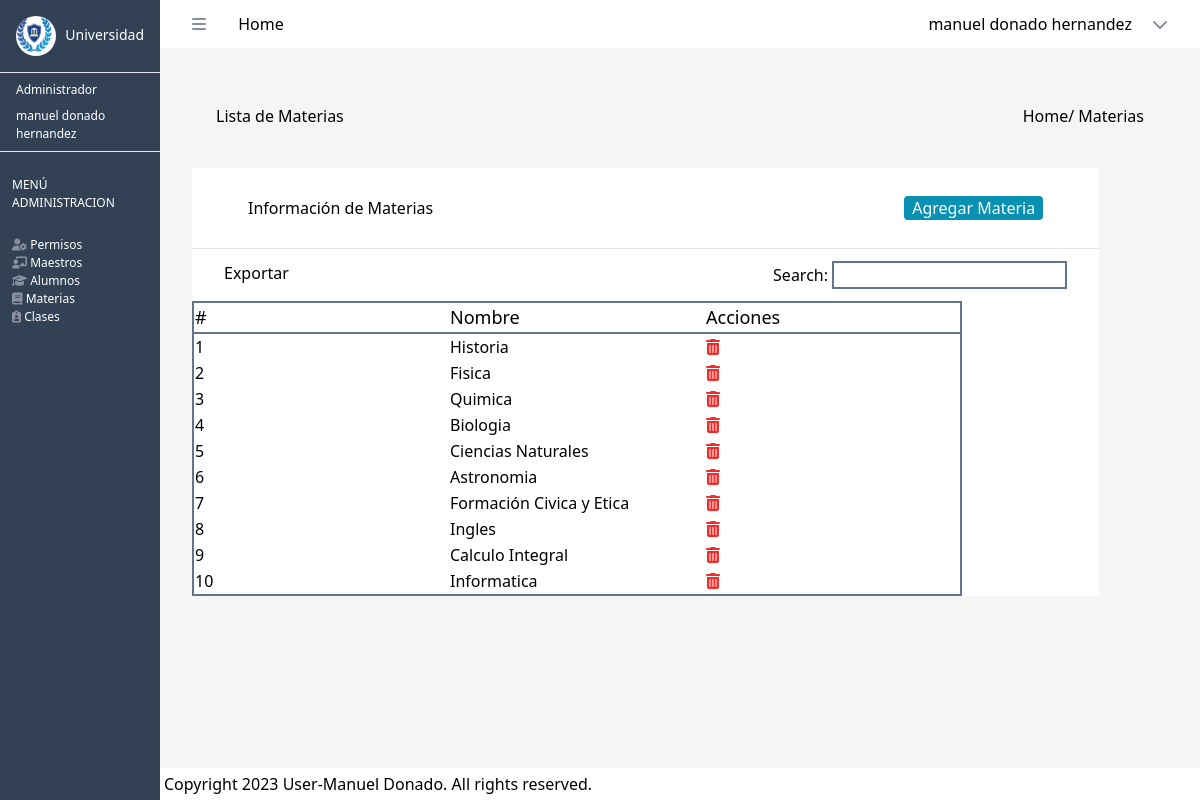
The page /view_materias (signed in) on the database its author committed.
### tables this page shows
CREATE TABLE `materias` (
  `id_materia` int(11) NOT NULL,
  `nombre_materia` varchar(255) NOT NULL
);

### src/Controllers/MateriaController.php (called while the page is built, shortened)
<?php
require_once($_SERVER["DOCUMENT_ROOT"] . "/src/Models/Materias.php");
class MateriaController
{
    public function mostrarMaterias()
    {
        $materia = new Materia();
        $data = $materia->allMaterias();
        include $_SERVER["DOCUMENT_ROOT"] . "/src/views/admin/view_materias.php";
    }
}
?>

### src/Models/Materias.php (called while the page is built, shortened)
<?php
class Materia {
    public function allMaterias(){
        $db = new Database();
        $connection = $db->connect();
        $res = $connection->query("SELECT * FROM materias ");
        $data = $res->fetchAll(PDO::FETCH_ASSOC);
        return $data;
    }
}
?>

### src/views/admin/view_materias.php (the view, shortened to what this page needs)
<?php
$user = $_SESSION["user"];
?>
<!DOCTYPE html>
<html lang="en">
<head>
    <link href="/dist/output.css" rel="stylesheet">
</head>
<body>
    <div class="bg-slate-700 h-screen w-20 lg:w-40 fixed" >
        <div class="flex justify-between border-b-white" >
            <div>
              <img class="bg-white rounded-full h-10 w-10 m-4 " src="/src/images/inicio.png" alt="">
            </div>
            <div>
                <h3 class="text-white text-[14px] m-4 my-6" >Universidad </h3>
            </div>
        </div>
        <hr>
        <div>
            <h2 class="text-white mx-4 text-[12px] m-2" > <?php echo $user['nombre_rol'];  ?> </h2>
            <h3 class="text-white mx-4 text-[12px] m-2" > <?php echo $user['nombre'] . " " . $user['apellido'];  ?>  </h3>
        </div>
        <hr>
    <?php
    if ( $user['id_rol'] === 1 ) { ?>
        <div>
            <div class=" flex justify-center text-[12px] text-white  m-3 my-6" >
                MENÚ ADMINISTRACION
            </div>
            <div class="flex flex-col m-3 text-[12px] text-white " >
            <a href="/view_permisos"> <i class="fa-solid fa-user-gear" style="color: #89919f;"></i>   Permisos </a>
               <a href="/view_maestros"> <i class="fa-solid fa-chalkboard-user" style="color: #89919f;"></i>   Maestros</a>
               <a href="/view_alumnos">  <i class="fa-solid fa-graduation-cap" style="color: #89919f;"></i>   Alumnos </a>
                <a href="/view_materias"> <i class="fa-solid fa-book" style="color: #89919f;"></i>   Materias</a>
                <a href="/view_clases"> <i class="fa-solid fa-clipboard-user" style="color: #89919f;"></i>   Clases </a>
            </div>
        </div>
    <?php }  ?>
    </div>
    <div class="flex flex-col h-screen w-full pl-20 lg:pl-40" >
    <header class="bg-white p-3">
        <div class="flex justify-between mx-5">
            <div>
                <i class="fa-solid fa-bars mr-7" style="color: #89919f;"></i> Home
            </div>
            <div class="relative inline-block text-left " id="userDropdown">
                <div onclick="toggleDropdown()" class="cursor-pointer flex items-center">
                    <p class="mx-5 text-[16px]" >   <?php echo $user['nombre'] . " " . $user['apellido'];  ?> </p>
                    <i class="fa-solid fa-chevron-down" style="color: #89919f;"></i>
                </div>
            </div>
        </div>
    </header>
    <div class="bg-stone-100 flex-grow p-4" >
                <div class="flex flex-row justify-between m-10" >
                    <div>
                    <p>Lista de Materias</p>
                    </div>
                    <div class="flex flex-row" >
                    <a href="/src/views/dashboard.php">Home</a> <p>/ Materias</p>
                    </div>
                </div>
        <div  class="w-[90%] bg-white m-4 " >
            <div>
                <div class="flex flex-row justify-between mx-5 p-3">
                    <div class="mx-6 my-4" >
                         <p>Información de Materias</p>
                    </div>
                    <div class="mx-6 my-4">
                    <button type="button"  id="openModal" class="bg-cyan-600  text-white px-2 rounded " >  Agregar Materia</button>
                    </div>
                </div>
                <hr>
                <div class="flex flex-row justify-between mx-5 p-3">
                    <div>
                        <p>Exportar</p>
                    </div>
                    <div>
                        <label for="">Search:</label>
                        <input type="text" class="border-2 border-slate-500
                        "> </input>
                    </div>
                </div>
                <div class="w-[60%] h-[50%] mx-24  my-5" >
                    <table class="  border-solid border-2 border-slate-500  ">
                    <thead>
                        <tr class="table-auto border-2 border-slate-500 items-center text-[18px]"  >
                            <td class="w-64"  > # </td>
                            <td  class="w-64"> Nombre </td>
                            <td  class="w-64"> Acciones </td>
                        </tr>
                    </thead>
                    <?php
                         $contador = 1;
                        foreach ($data as $materia) { ?>
                        <tr>
                            <td><?php echo $contador; ?></td>
                            <td><?php echo $materia['nombre_materia']; ?></td>
                            <td>  <a href="/borrar_materia?id_materia=<?= $materia["id_materia"] ?>"><i class="fa-solid fa-trash-can" style="color: #f22c2c;"></i></a>
                            </td>
                        </tr>
                        <?php  $contador++;
                        } ?>
                    </table>
                </div>
            </div>
        </div>
        </div>
        <footer class="bg-white p-1 w-full" >
            <p> Copyright 2023 User-Manuel Donado. All rights reserved. </p>
        </footer>
    </div  >
</body>
</html>

### rows shown on the page
materias: nombre_materia "Historia"
materias: nombre_materia "Fisica"
materias: nombre_materia "Quimica"
materias: nombre_materia "Biologia"
materias: nombre_materia "Ciencias Naturales"
materias: nombre_materia "Astronomia"
materias: nombre_materia "Formación Civica y Etica"
materias: nombre_materia "Ingles"
materias: nombre_materia "Calculo Integral"
materias: nombre_materia "Informatica"

### other values the page prints
$user['nombre_rol'] "Administrador"
$user['nombre'] "manuel"
$user['apellido'] "donado hernandez"
